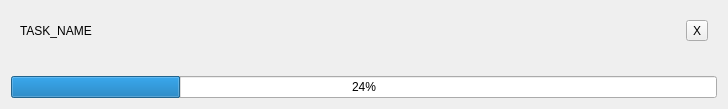
<?xml version="1.0" encoding="UTF-8"?>
<ui version="4.0">
 <class>Form</class>
 <widget class="QWidget" name="Form">
  <property name="geometry">
   <rect>
    <x>0</x>
    <y>0</y>
    <width>728</width>
    <height>95</height>
   </rect>
  </property>
  <property name="windowTitle">
   <string>Form</string>
  </property>
  <layout class="QVBoxLayout" name="verticalLayout">
   <item>
    <widget class="QWidget" name="widget" native="true">
     <layout class="QHBoxLayout" name="horizontalLayout">
      <item>
       <widget class="QLabel" name="taskNameLabel">
        <property name="styleSheet">
         <string notr="true"/>
        </property>
        <property name="text">
         <string>TASK_NAME</string>
        </property>
       </widget>
      </item>
      <item>
       <widget class="QToolButton" name="abortButton">
        <property name="text">
         <string>X</string>
        </property>
       </widget>
      </item>
     </layout>
    </widget>
   </item>
   <item>
    <widget class="QLabel" name="messageLabel">
     <property name="text">
      <string/>
     </property>
    </widget>
   </item>
   <item>
    <widget class="QProgressBar" name="progressBar">
     <property name="value">
      <number>24</number>
     </property>
    </widget>
   </item>
  </layout>
 </widget>
 <resources/>
 <connections/>
</ui>
